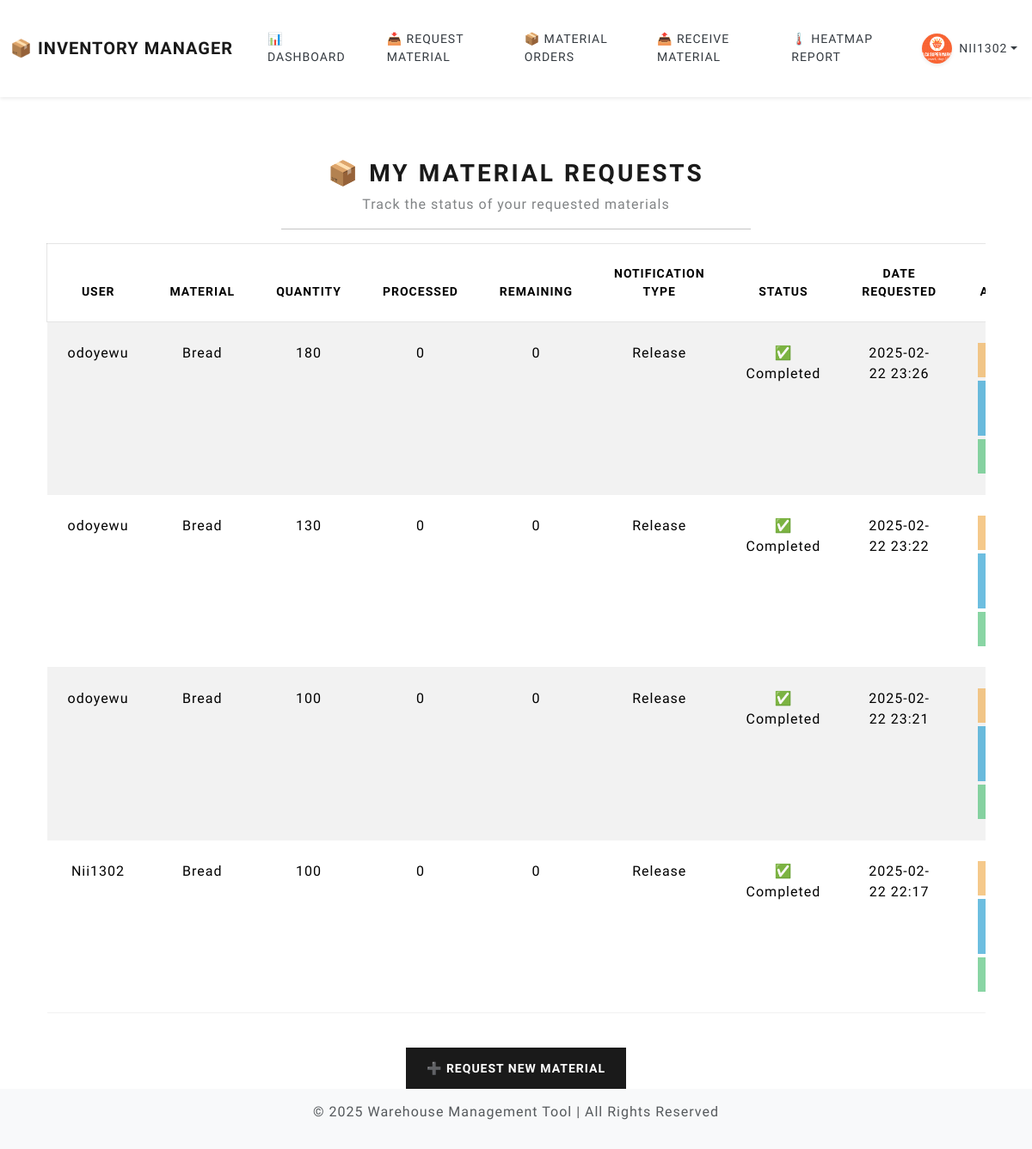
Page /material-orders/ (signed in) on the committed database.
### Inventory/models.py (models this page shows, shortened)
class Profile(models.Model):
    user = models.OneToOneField(User, on_delete=models.CASCADE)
    profile_picture = models.ImageField(upload_to='profile_pics/', blank=True, null=True)

class MaterialOrder(models.Model):
    name = models.CharField(max_length=200)
    quantity = models.IntegerField()  # Total requested/received quantity
    category = models.ForeignKey('Category', on_delete=models.SET_NULL, blank=True, null=True)
    code = models.CharField(max_length=200, blank=False, default="Enter code")
    unit = models.ForeignKey(Unit, on_delete=models.CASCADE)
    date_requested = models.DateTimeField(auto_now_add=True)
    user = models.ForeignKey(User, on_delete=models.CASCADE, null=True, blank=True)
    group = models.ForeignKey(Group, on_delete=models.CASCADE, blank=True, null=True)
    status = models.CharField(
        max_length=20,
        choices=[('Pending', 'Pending'), ('Approved', 'Approved'), ('Rejected', 'Rejected')],
        default='Pending'
    )
    request_type = models.CharField(
        max_length=20,
        choices=[('Release', 'Release Request'), ('Receipt', 'Receipt Request')],
        default='Release'
    )
    processed_quantity = models.IntegerField(default=0)  # Quantity processed so far
    remaining_quantity = models.IntegerField(default=0)  # Quantity left to process, default to 0
    class Meta:
        verbose_name_plural = 'orders'

### Inventory/views.py (the view)
# urls.py: path('material-orders/', MaterialOrdersView.as_view(), name='material_orders'),
class MaterialOrdersView(LoginRequiredMixin, PermissionRequiredMixin, ListView):
    template_name = 'Inventory/material_orders.html'
    context_object_name = 'orders'
    permission_required = 'Inventory.view_materialorder'
    def get_queryset(self):
        if self.request.user.is_superuser:
            return MaterialOrder.objects.all().order_by('-date_requested')
        return MaterialOrder.objects.filter(group__in=self.request.user.groups.all()).order_by('-date_requested')

### Inventory/context_processors.py (called while the page is built)
def user_profile(request):
    if request.user.is_authenticated:
        profile, _ = Profile.objects.get_or_create(user=request.user)
        return {'profile': profile}
    return {'profile': None}

### Inventory/templates/Inventory/material_orders.html (shortened to what this page needs)
{% extends 'Inventory/base.html' %}
{% load static %}
{% block content %}
<div class="container mt-5">
    <h2 class="text-center fw-bold text-primary">📦 My Material Requests</h2>
    <p class="text-muted text-center">Track the status of your requested materials</p>
    <hr class="w-50 mx-auto border-primary">
    <div class="table-responsive">
        <table class="table table-hover table-striped text-center">
            <thead>
                <tr class="bg-light">
                    <th scope="col">User</th>
                    <th scope="col">Material</th>
                    <th scope="col">Quantity</th>
                    <th scope="col">Processed</th>
                    <th scope="col">Remaining</th>
                    <th scope="col">Notification Type</th>
                    <th scope="col">Status</th>
                    <th scope="col">Date Requested</th>
                    <th scope="col">Actions</th>
                </tr>
            </thead>
            <tbody>
                {% for order in orders %}
                    <tr id="order-{{ order.id }}">
                        <td>{{ order.user.username }}</td>
                        <td>{{ order.name }}</td>
                        <td>{{ order.quantity }}</td>
                        <td id="processed-{{ order.id }}">{{ order.processed_quantity }}</td>
                        <td id="remaining-{{ order.id }}">{{ order.remaining_quantity }}</td>
                        <td>{{ order.request_type }}</td>
                        <td id="status-{{ order.id }}">
                            {% if order.status == "Pending" %}
                                ⏳ Pending
                            {% elif order.status == "Seen" %}
                                👀 Seen
                            {% elif order.status == "Approved" %}
                                🔄 Approved
                            {% elif order.status == "Completed" %}
                                ✅ Completed
                            {% else %}
                                🔄 {{ order.status }}
                            {% endif %}
                        </td>
                        <td>{{ order.date_requested|date:"Y-m-d H:i" }}</td>
                        <td>
                            <div class="btn-group-vertical">
                                <button id="seen-btn-{{ order.id }}" class="btn btn-warning btn-sm"
                                        onclick="updateStatus({{ order.id }}, 'Seen')"
                                        {% if order.status != 'Pending' and order.status != 'Approved' %}disabled{% endif %}>
                                </button>
                                <button id="partial-btn-{{ order.id }}" class="btn btn-info btn-sm mt-1"
                                        onclick="togglePartialInput({{ order.id }})"
                                        {% if order.status != 'Seen' %}disabled{% endif %}>
                                </button>
                                <button id="full-btn-{{ order.id }}" class="btn btn-success btn-sm mt-1"
                                        onclick="updateStatus({{ order.id }}, 'Full')"
                                        {% if order.status != 'Seen' %}disabled{% endif %}>
                                </button>
                            </div>
                        </td>
                    </tr>
                {% empty %}
                    <tr>
                        <td colspan="9" class="text-muted text-center">No material requests found.</td>
                    </tr>
                {% endfor %}
            </tbody>
        </table>
    </div>
    <div class="text-center mt-4">
        <a href="{% url 'request_material' %}" class="btn btn-primary">➕ Request New Material</a>
    </div>
</div>
{% endblock %}

### Inventory/templates/Inventory/navigation.html (shortened to what this page needs)
{% load static %}
<nav class="navbar navbar-expand-lg navbar-light bg-white shadow-sm">
    <div class="container-fluid">
        <a class="navbar-brand fw-bold text-primary" href="{% url 'index' %}">📦 Inventory Manager</a>
        <div class="collapse navbar-collapse justify-content-end" id="navbarNav">
            <ul class="navbar-nav align-items-center">
                {% if user.is_authenticated %}
                    <li class="nav-item">
                        <a class="nav-link text-dark fw-semibold" href="{% url 'dashboard' %}">📊 Dashboard</a>
                    </li>
                    <li class="nav-item">
                        <a class="nav-link text-dark fw-semibold" href="{% url 'request_material' %}">📥 Request Material</a>
                    </li>
                    <li class="nav-item">
                        <a class="nav-link text-dark fw-semibold" href="{% url 'material_orders' %}">📦 Material Orders</a>
                    </li>
                    <li class="nav-item">
                        <a class="nav-link text-dark fw-semibold" href="{% url 'material_receipt' %}">📤 Receive Material</a>
                    </li>
                    <li class="nav-item">
                        <a class="nav-link text-dark fw-semibold" href="{% url 'material_heatmap' %}">🌡️ Heatmap Report</a>
                    </li>
                    <li class="nav-item dropdown">
                        <a class="nav-link dropdown-toggle d-flex align-items-center text-dark fw-semibold" href="#"
                           id="profileDropdown" role="button" data-bs-toggle="dropdown" aria-expanded="false">
                            {% if profile and profile.profile_picture %}
                                <img src="{{ profile.profile_picture.url }}"
                                    class="rounded-circle img-fluid shadow-sm"
                                    alt="User Profile Picture"
                                    style="width: 35px; height: 35px; object-fit: cover;">
                            {% else %}
                                <img src="{% static 'images/default_profile.png' %}"
                                    class="rounded-circle img-fluid shadow-sm"
                                    alt="Default Profile Picture"
                                    style="width: 35px; height: 35px; object-fit: cover;">
                            {% endif %}
                            <span class="ms-2">{{ user.username }}</span>
                        </a>
                    </li>
                {% endif %}
            </ul>
        </div>
    </div>
</nav>

### Inventory/templates/Inventory/base.html (style rules this page uses)
html, body { height: 100%; margin: 0; display: flex; flex-direction: column; }

### rows in the picture
Profile: profile_picture (picture)
MaterialOrder: user.username "odoyewu", name "Bread", quantity "180", processed_quantity "0", remaining_quantity "0", request_type "Release", status "✅ Completed", date_requested "2025-02-22 23:26"
MaterialOrder: user.username "odoyewu", name "Bread", quantity "130", processed_quantity "0", remaining_quantity "0", request_type "Release", status "✅ Completed", date_requested "2025-02-22 23:22"
MaterialOrder: user.username "odoyewu", name "Bread", quantity "100", processed_quantity "0", remaining_quantity "0", request_type "Release", status "✅ Completed", date_requested "2025-02-22 23:21"
MaterialOrder: user.username "Nii1302", name "Bread", quantity "100", processed_quantity "0", remaining_quantity "0", request_type "Release", status "✅ Completed", date_requested "2025-02-22 22:17"

### other values in the picture
{{ user.username }} "NII1302"
